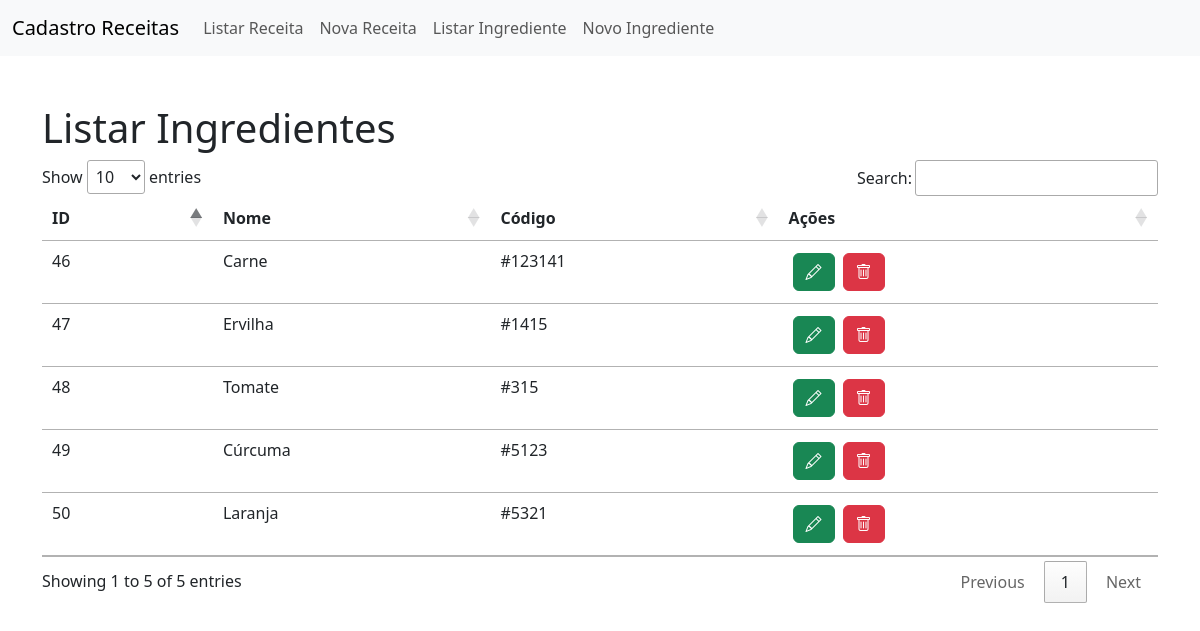
Page /?page=listaring on the committed database.
### tables this page shows
CREATE TABLE IF NOT EXISTS `ingredientes` (
  `nome` varchar(50) NOT NULL,
  `id_receita` int DEFAULT NULL,
  `codigo` int NOT NULL,
  `id_ingrediente` int NOT NULL AUTO_INCREMENT,
  PRIMARY KEY (`id_ingrediente`),
  KEY `fk_ingredientes_receita` (`id_receita`)
);

### ingrediente/listar-ingrediente.php (the view, shortened to what this page needs)
<h1>Listar Ingredientes</h1>
<?php
$sql = "SELECT * FROM ingredientes";
$res = $conn->query($sql);
$qtd = $res->num_rows;
if ($qtd > 0) {
    echo "<div class='table-responsive'>";
    echo "<table id='myTable' class='table'>";
    echo "<thead class='thead-light'>";
    echo "<tr>";
    echo "<th>ID</th>";
    echo "<th>Nome</th>";
    echo "<th>Código</th>";
    echo "<th>Ações</th>";
    echo "</tr>";
    echo "</thead>";
    echo "<tbody>";
    while ($row = $res->fetch_object()) {
        echo "<tr onmouseover=\"this.style.backgroundColor='#f2f2f2';\" onmouseout=\"this.style.backgroundColor='transparent';\">";
        echo "<td>" . $row->id_ingrediente . "</td>";
        echo "<td>" . $row->nome . "</td>";
        echo "<td>" . "#" . $row->codigo . "</td>";
        echo "<td>";
        echo "<a href='?page=editaring&id=" . $row->id_ingrediente . "' class='btn btn-success btn-md m-1'><i class='bi bi-pencil'></i></a>";
        echo "<button onclick=\"if(confirm('Tem certeza que deseja excluir?')){location.href='?page=salvaring&acaoing=excluir&id=" . $row->id_ingrediente . "';}else{return false;}\" class='btn btn-danger btn-md m-1'><i class='bi bi-trash'></i></button>";
        echo "</td>";
        echo "</tr>";
    }
    echo "</tbody>";
    echo "</table>";
    echo "</div>";
} else {
    echo "<p class='alert alert-danger'>Não foram encontrados resultados!</p>";
}
?>
</body>
</html>

### rows in the picture
ingredientes: id_ingrediente "46", nome "Carne", codigo "123141"
ingredientes: id_ingrediente "47", nome "Ervilha", codigo "1415"
ingredientes: id_ingrediente "48", nome "Tomate", codigo "315"
ingredientes: id_ingrediente "49", nome "Cúrcuma", codigo "5123"
ingredientes: id_ingrediente "50", nome "Laranja", codigo "5321"
